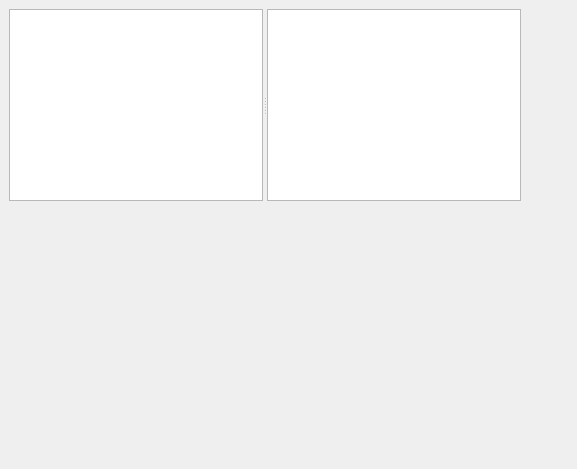
<?xml version="1.0" encoding="UTF-8"?>
<ui version="4.0">
 <class>Dialog</class>
 <widget class="QDialog" name="Dialog">
  <property name="geometry">
   <rect>
    <x>0</x>
    <y>0</y>
    <width>577</width>
    <height>469</height>
   </rect>
  </property>
  <property name="windowTitle">
   <string>Dialog</string>
  </property>
  <widget class="QSplitter" name="splitter">
   <property name="geometry">
    <rect>
     <x>9</x>
     <y>9</y>
     <width>512</width>
     <height>192</height>
    </rect>
   </property>
   <property name="minimumSize">
    <size>
     <width>100</width>
     <height>100</height>
    </size>
   </property>
   <property name="orientation">
    <enum>Qt::Horizontal</enum>
   </property>
   <widget class="QTreeView" name="treeView"/>
   <widget class="QTextEdit" name="textEdit"/>
  </widget>
 </widget>
 <resources/>
 <connections/>
</ui>
